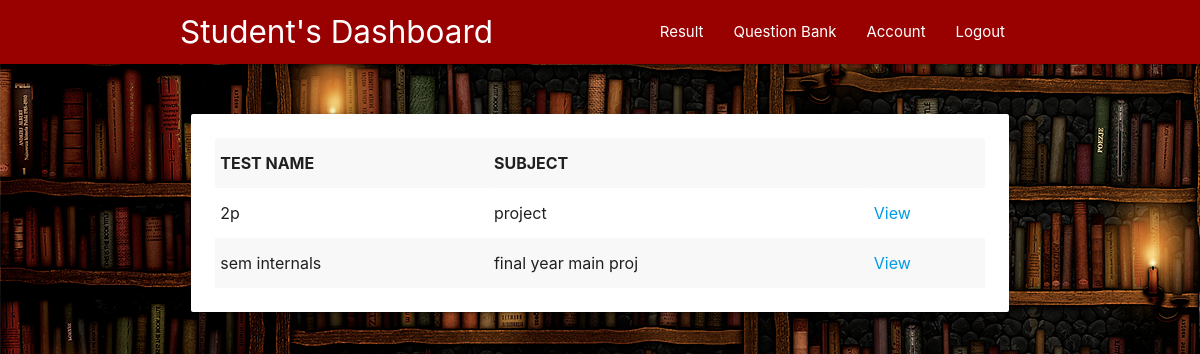
Screenshot of /student/qb.php (signed in) with the database file from the repository.
### tables this page shows
CREATE TABLE `test` (
  `qid` int(11) NOT NULL,
  `tid` varchar(20) NOT NULL,
  `testno` varchar(20) NOT NULL,
  `totalmark` varchar(10) NOT NULL,
  `quesmark` varchar(10) NOT NULL,
  `instruction` varchar(200) NOT NULL,
  `testdate` date NOT NULL,
  `testname` varchar(20) NOT NULL,
  `sub` varchar(20) NOT NULL,
  `duration` int(11) NOT NULL,
  `totquestions` int(11) NOT NULL
);

### student/qb.php (the view, shortened to what this page needs)
<?php
include('../config.php');
?>
<html>
    <head>
      <link href="../vendors/fonts.css" rel="stylesheet">
  <link rel="stylesheet" href="../vendors/materialize.min.css">
    </head>
    <body background="../images/bg.png">
  <nav style="background:#990000">
    <div class="nav-wrapper c-gradient">
        <div class="container">
            <a href="studentdash.php" class="brand-logo">Student's Dashboard</a>
            <ul id="nav-mobile" class="right">
             <li><a href="../result.php">Result</a></li>
             <li><a href="qb.php">Question Bank</a></li>
             <li><a href="pass_edit.php">Account</a></li>
             <li><a href="../logout.php">Logout</a></li>
            </ul>
        </div>
    </div>
</nav>
<div class="container">
	<div class="row">
        <div class="col s12 m12 " style="margin-top: 5%">
            <div class="card hoverable" id="login">
                <div class="card-content">
                    <table class="striped highlight">
						<th>TEST NAME</th>
						<th>SUBJECT</th>
                        <th></th>
                        <?php
				$query1=mysqli_query($con,"SELECT * FROM test");
			   while( $xx = mysqli_fetch_array($query1))
			   {
			   		echo "<tr>";
					echo "<td>".$xx['testname']."</td>";
					echo "<td>".$xx['sub']."</td>";
					echo "<td><a href='qbview.php?id=".$xx['qid']."'>View</a></td></tr>";
			   }
				?>
					</table>
                    </div>
                 </div>
             </div>
        </div>
  </div>
 </body>
 </html>

### rows the page displays
test: testname "2p", sub "project"
test: testname "sem internals", sub "final year main proj"
